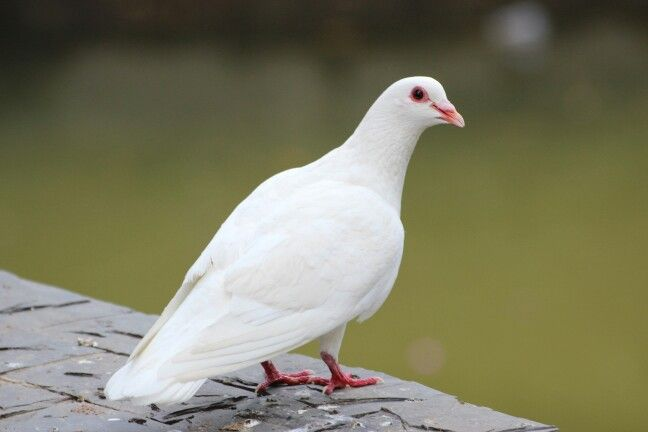
#> input picture bird.jpg, 648 x 432 px, found by its file name
$ python 'Histogram Equal.py'
#> lines starting #> are read from the running program, lines starting #| are printed output that depends on the picture
import matplotlib.pyplot as plt
import numpy as np
import cv2

def Get_Custom_Equalization(img):
    w,h=img.shape
    hist,bins=np.histogram(img,256,[0,266])
    cdf=hist.cumsum()
    new_img=img.copy()
    for i in range(w):
        for j in range(h):
            new_img[i,j]=np.round((cdf[img[i,j]]-cdf.min())/(w*h-cdf.min())*255)
    return new_img

def main():
    img_path= "C:/Users/Dell/Desktop/class4_1/DIP/code/bird.jpg"
    rgb=plt.imread(img_path)
#> rgb is the input picture: shape (432, 648, 3); mean R, G, B 125.1, 123.8, 98.2
    grayscale=cv2.cvtColor(rgb,cv2.COLOR_RGB2GRAY)
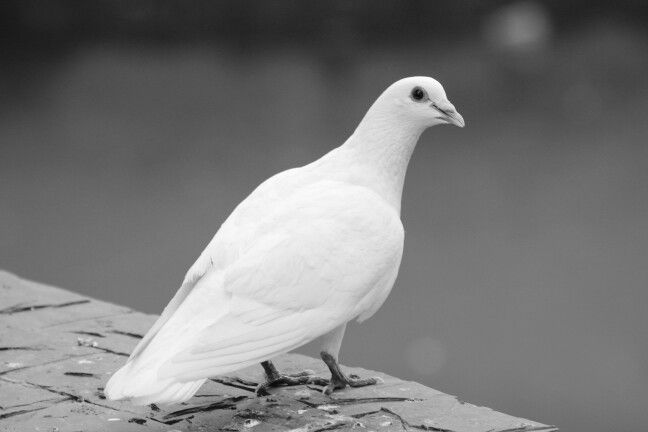
#> grayscale: shape (432, 648); min 4, max 255, mean 121.3

    Build_Equal=cv2.equalizeHist(grayscale)
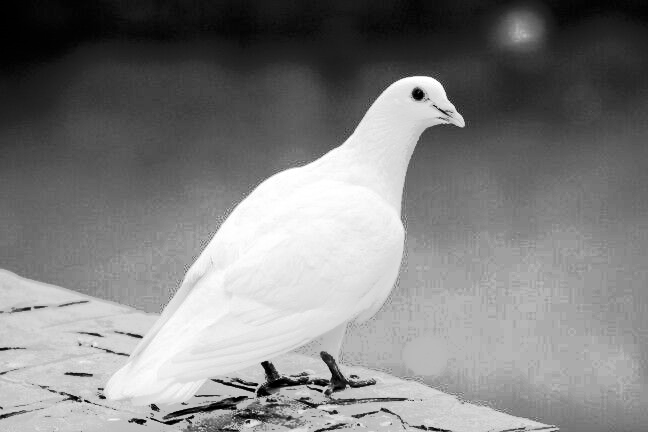
#> Build_Equal: shape (432, 648); min 0, max 255, mean 128.6
    Custom_Equal=Get_Custom_Equalization(grayscale)
#> in Get_Custom_Equalization, `hist,bins=np.histogram(img,256,[0,266])`: hist = 256 values, max 7707 at index 117, min 0 at index 0, mean 1093.5; bins = 257 values from 0 to 266
#> in Get_Custom_Equalization, `cdf=hist.cumsum()`: cdf = 256 values from 0 to 279936
#> after the loop in Get_Custom_Equalization, `for i in range(w):`:
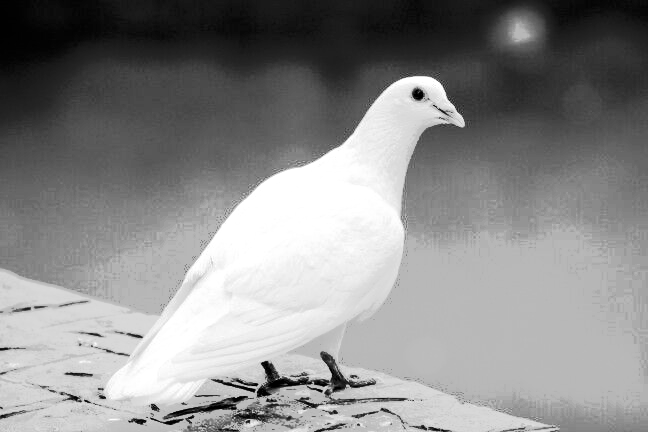
#> new_img: shape (432, 648); min 0, max 255, mean 138.3

    plt.subplot(3,2,1)
    plt.imshow(grayscale,cmap='gray')
    plt.title("Main Img")

    plt.subplot(3,2,2)
    plt.hist(grayscale.ravel(),256,[0,256])
    plt.title("Main Img Histogram")

    plt.subplot(3,2,3)
    plt.imshow(Build_Equal,cmap='gray')
    plt.title("Build Equalization")

    plt.subplot(3,2,4)
    plt.hist(Build_Equal.ravel(),256,[0,256])
    plt.title("Build Histogram")

    plt.subplot(3,2,5)
    plt.imshow(Custom_Equal,cmap='gray')
    plt.title("Custom Equalization")

    plt.subplot(3,2,6)
    plt.hist(Custom_Equal.ravel(),256,[0,256])
    plt.title("Custom Histogram")
    plt.show()
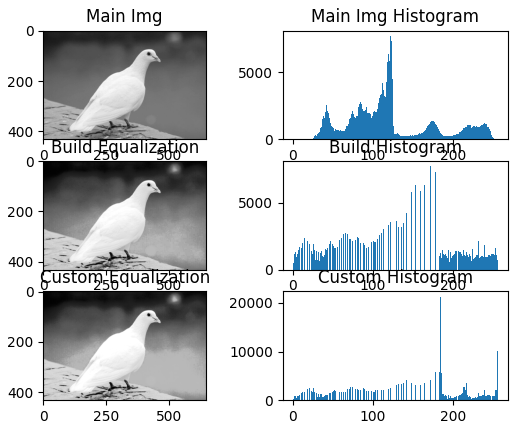
#> figure drawn by matplotlib, 6 panels; panel 2: tallest bar 7707 high, from x = 122 to 123; panel 4: tallest bar 7707 high, from x = 171 to 172; panel 6: tallest bar 21290 high, from x = 184 to 185


if __name__=='__main__':
    main()
